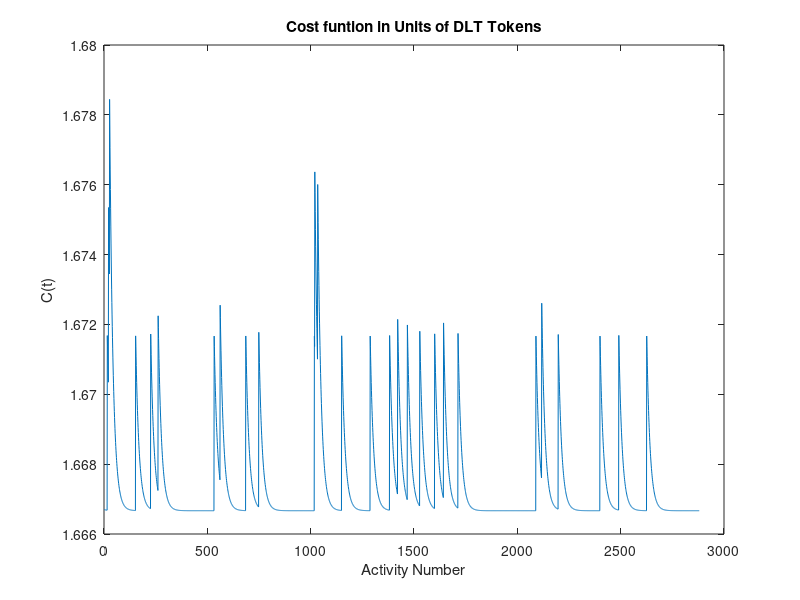
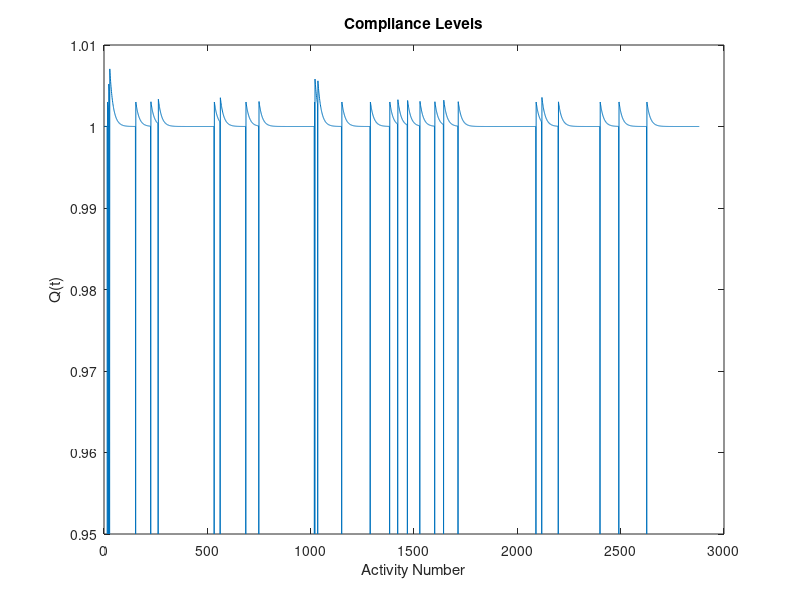

Write MATLAB code to recreate these figures, in order.
clc
clear all
close all

%%
% Time in seconds in one day: 86400
day = 86400;
% Ts = 10: Time taken for signal to allow vehicles to pass, so wasted time
Ts = 10;
day_left = day / Ts;
% Fj = 3: Number of Vehicles that pass during allowed time
Fj = 3;
% Tj = 1: Time taken for vehicles to pass
Tj = 1;
num_veh_pass = day_left / (Fj * Tj);

%%
a = 1;      % Range of vehicles
b = num_veh_pass;
percentage = 1; % Choose a value between 0% - 100%: eg 1 = 1% and 34 = 34%
r = (b-a).*rand(floor((percentage/100)*num_veh_pass),1) + a;    % Random vehicles break rules
r = floor(r(:));            % Make sure this is then an integer value to index later


%%
Ct = 1.6667;        
Qt = 1;
size = num_veh_pass;
% Q = randi([0 1], 1, size);
% Q = ones(1, size);
% Q(1) = 0;
% Q(5:5:num_veh_pass) = randi([0 1]);
% Q(1500:num_veh_pass) = 1;
z = zeros(1, size);
y = zeros(1, size);
x = zeros(1, size);
% limit = 0.99;
% last_compliance = 0;
for i=1:size
%     if Qt < 0.7
%         Ct1 = Ct + (0.1)*(1-Qt);
%     elseif Ct1 > 0
%         Ct1 = Ct - (0.1)*(1-Qt);
%     else
%         Ct1 = 0;
%     end
    Ct1 = Ct + (0.1)*(1-Qt);
    Ct = Ct1;
    z(i) = Qt;
    y(i) = Ct1;
    x(i) = i;
    if ~isempty(find(r==i, 1))
        Qt = 0.95;
    else
        Qt = Ct*0.6;
    end
%     Qt = mean(Q(1:i));
end

plot(x,y)
title('Cost funtion in Units of DLT Tokens')
% axis([0 3000 1.6 1.7])
xlabel('Activity Number')
ylabel('C(t)')
figure
plot(x,z)
title('Compliance Levels')
% axis([0 3000 0.9 1.1])
xlabel('Activity Number')
ylabel('Q(t)')